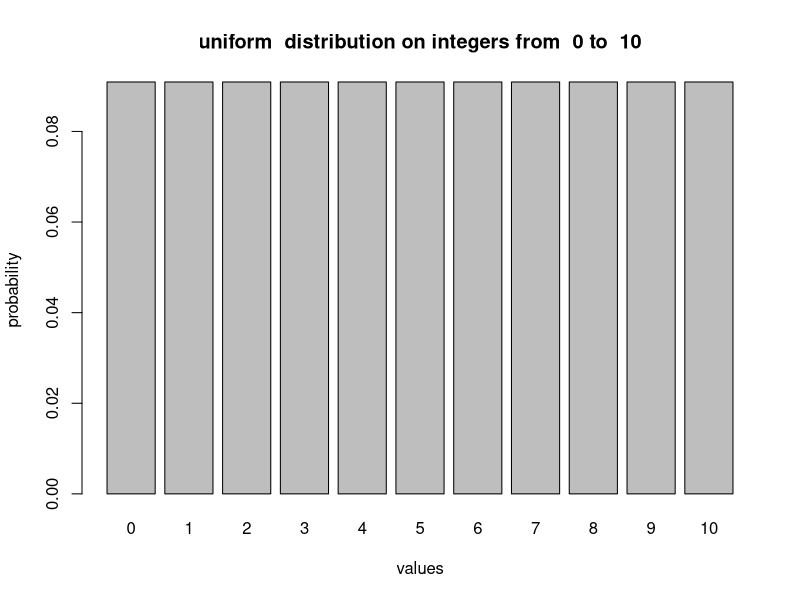
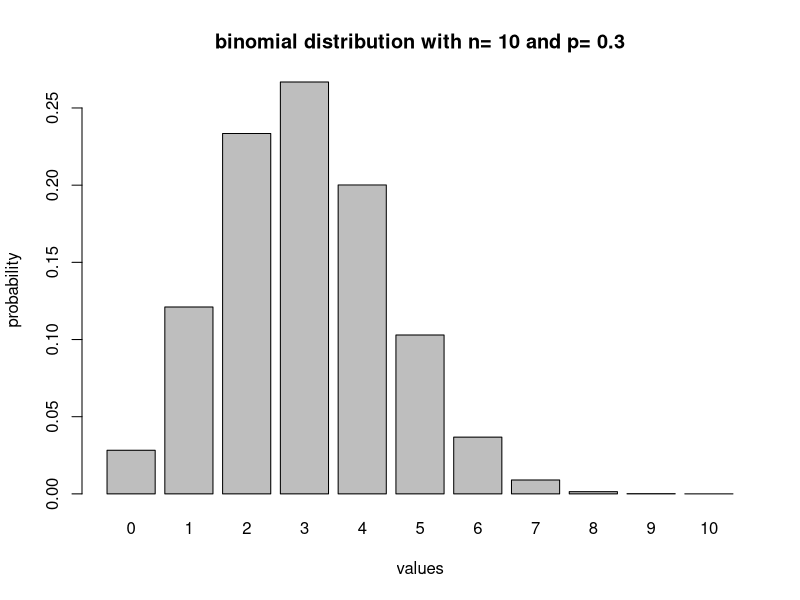
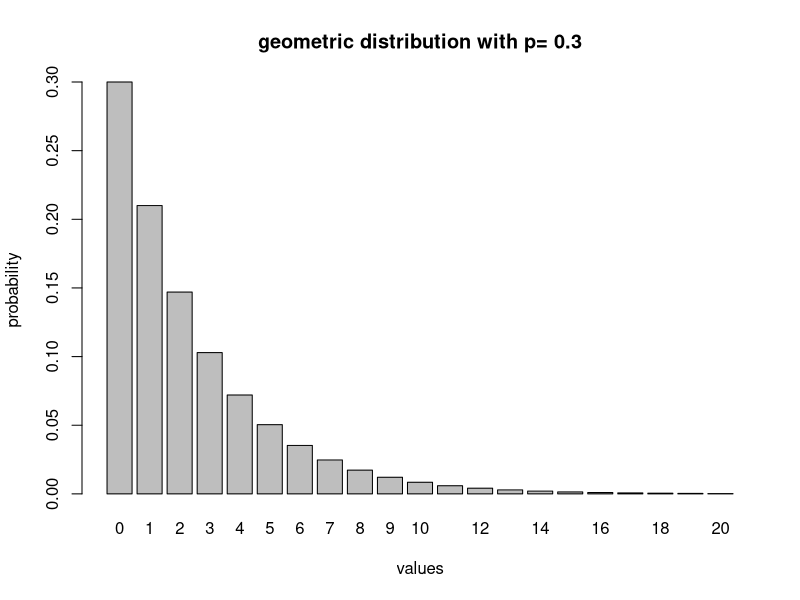
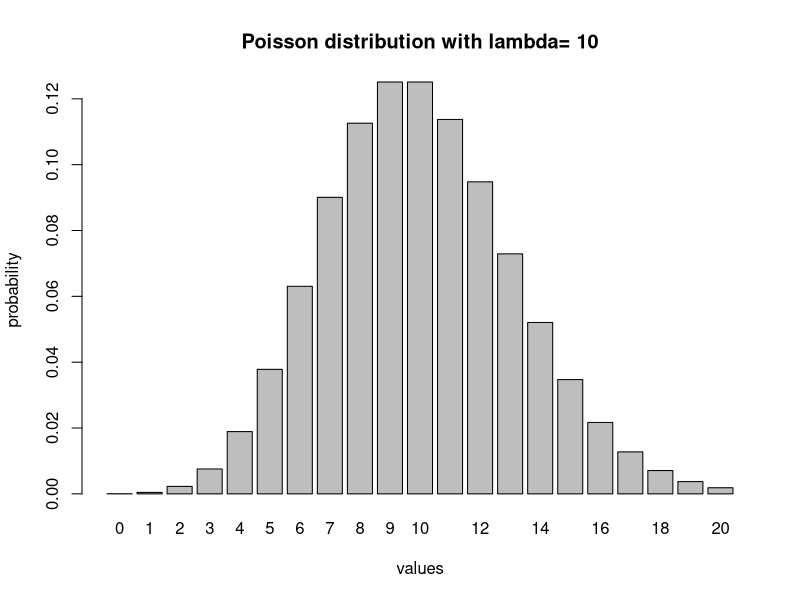
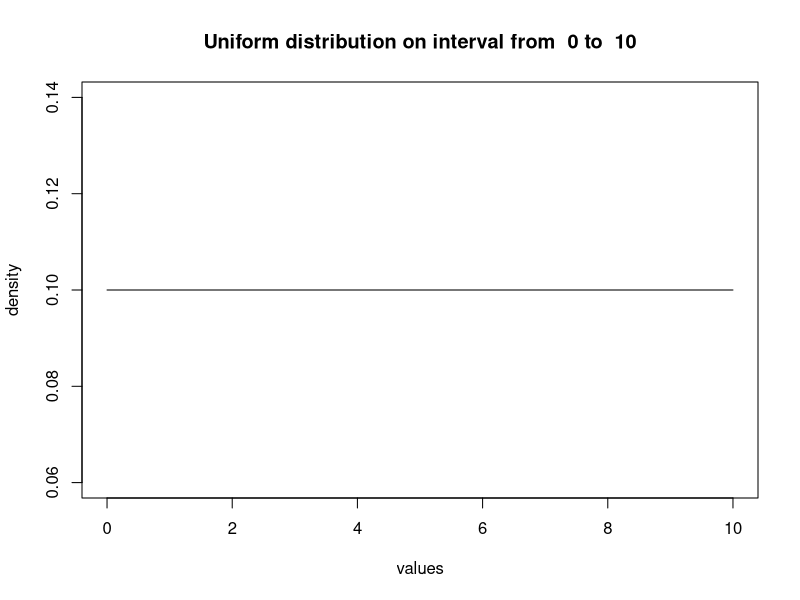
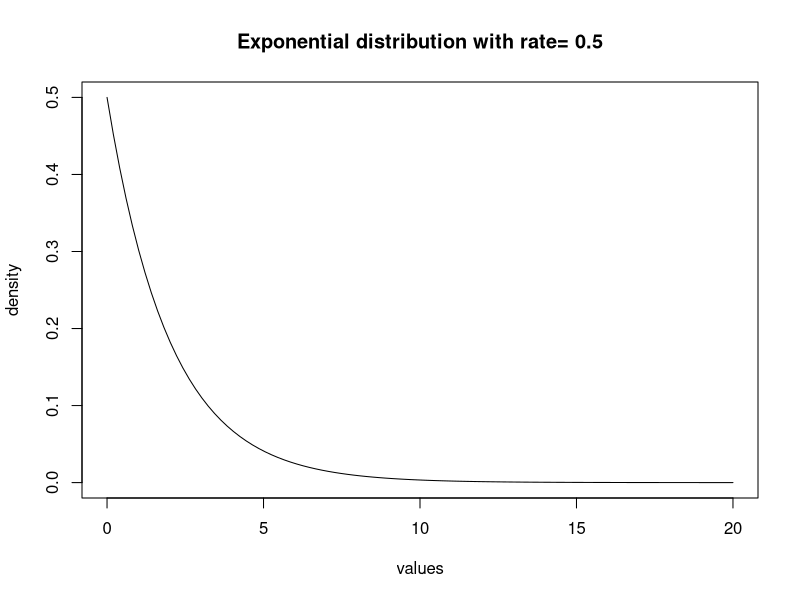
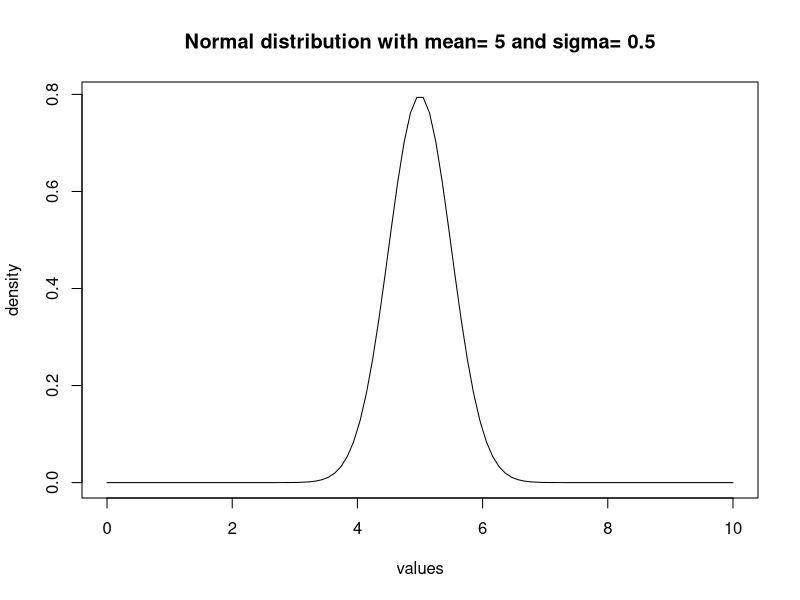
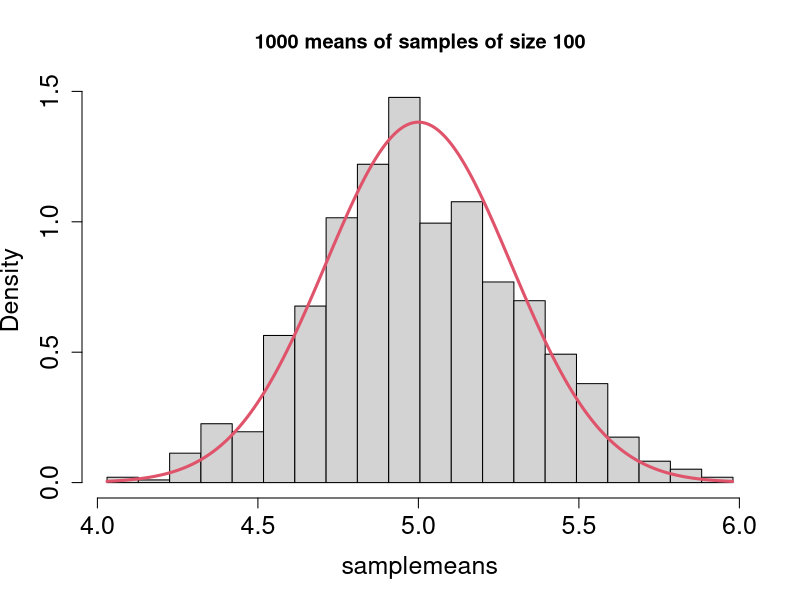

These charts were generated, in order, by the following R code:
## ---- chunk 1
low <- 0 # minimum value
high <- 10 # maximum value
values <- low:high # vector of discrete values of the RV
num <- length(values)
probs <- rep(1 / num, num) # uniform mass function vector
barplot(probs, names.arg = values, xlab = 'values', ylab = 'probability',
        main = paste("uniform  distribution on integers from ", low, "to ", high))
## ---- chunk 2
unif.exp <- sum(values*probs)
paste("The expected value of uniform distribution is", unif.exp)
unif.var <- sum((unif.exp - values)^2*probs)
paste("The variance of uniform distribution is", unif.var)
## ---- chunk 3
n <- 10 # the number of trials
p <- 0.3 # the probability of success in one trial
values <- 0:n # vector of discrete values of the binomial
probs <- dbinom(values, n, p)
barplot(probs, names.arg = values, xlab = 'values', ylab = 'probability',
        main = paste("binomial distribution with n=", n, "and p=", p))
## ---- chunk 4
bin.exp <- sum(values*probs)
paste("The expected value of binomial distribution is", bin.exp)
bin.var <- sum((bin.exp - values)^2*probs)
paste("The variance of binomial distribution is", bin.var)
## ---- chunk 5
p <- 0.3 # the probability of success
low <- 0 # minimum value
high <- 20 # maximum value
values <- low:high # vector of discrete values of the RV
probs <- dgeom(values, p)
barplot(probs, names.arg = values, xlab = 'values', ylab = 'probability', main = paste("geometric distribution with p=", p))
## ---- chunk 6
geom.exp <- sum(values*probs)
paste("The expected value of geometric distribution is", geom.exp)
geom.var <- sum((geom.exp - values)^2*probs)
paste("The variance of geometric distribution is", geom.var)
## ---- chunk 7
low <- 0 # minimum value
high <- 20 # maximum value
lambda <- 10 # Poisson rate
values <- low:high # vector of discrete values of the RV
probs <- dpois(values, lambda)
barplot(probs, names.arg = values, xlab = 'values', ylab = 'probability',
        main = paste("Poisson distribution with lambda=", lambda))
## ---- chunk 8
pois.exp <- sum(values*probs)
paste("The expected value of Poisson distribution is", pois.exp)
pois.var <- sum((pois.exp - values)^2*probs)
paste("The variance of Poisson distribution is", pois.var)
## ---- chunk 9
low <- 0 # minimum value
high <- 10 # maximum values
number <- 100
values <- seq(low, high, length.out = number) # vector of discrete values of the RV
probs <- dunif(values, min=low, max = high)
plot(values, probs, t='l', xlab = 'values', ylab = 'density',
        main = paste("Uniform distribution on interval from ", low, "to ", high))
## ---- chunk 10
n <- 1000 # sample size
unif.sample <- runif(n, low, high) # generate sample
unif.exp <- mean(unif.sample)
paste("The expected value of uniform distribution is", unif.exp)
unif.var <- var(unif.sample)
paste("The variance of uniform distribution is", unif.var)
## ---- chunk 11
low <- 0 # minimum value
high <- 20 # maximum values
number <- 100
r <- 0.5
values <- seq(low,high,length.out = number) # vactor of discrete values of the RV
probs <- dexp(values, r)
plot(values, probs, t='l', xlab = 'values', ylab = 'density',
        main = paste("Exponential distribution with rate=", r))
## ---- chunk 12
n <- 1000 # sample size
exp.sample <- rexp(n, r) # generate sample
exp.exp <- mean(exp.sample)
paste("The expected value of exponential distribution is", exp.exp)
exp.var <- var(exp.sample)
paste("The variance of exponential distribution is", exp.var)
## ---- chunk 13
low <- 0 # minimum value
high <- 10 # maximum values
number <- 100
mu <- 5
sigma <- 0.5 
values <- seq(low,high,length.out = number) # vactor of discrete values of the RV
probs <- dnorm(values, mu, sigma)
plot(values, probs, t='l',xlab = 'values', ylab = 'density',
        main = paste("Normal distribution with mean=", mu, "and sigma=", sigma))
## ---- chunk 14
n <- 1000 # sample size
norm.sample <- rnorm(n, mu, sigma) # generate sample
norm.exp <- mean(norm.sample)
paste("The expected value of normal distribution is", norm.exp)
norm.var <- var(norm.sample)
paste("The variance of normal distribution is", norm.var)
## ---- chunk 15
numsamples <- 1000
size <- 100
# compute mean for different samples
samplemeans <- replicate(n = numsamples, mean(sample(0:10, size, replace = TRUE)))
break_points <- seq(min(samplemeans), max(samplemeans), 
                    (max(samplemeans) - min(samplemeans)) / 20)
hist(samplemeans, breaks = break_points, freq = FALSE, 
     cex.axis = 1.5, cex.lab = 1.5,
     main= '1000 means of samples of size 100')
sigma <- 10 / sqrt(12) / sqrt(size)
mu <- 5
range <- seq(min(samplemeans), max(samplemeans), sigma / 100)
lines(range, 
      dnorm(range, mu, sigma),
      t = 'l', lwd = 3, col = 2, lty = 1, cex.axis = 1.5, cex.lab = 1.5)
## ---- chunk 16
# Computing confidence intervals
qnorm(0.5) # the value that divides the density function in two
qnorm(0.95) # the value such that 95% of density is to its left 
size <- 100 # sample size
alpha <- 0.95 # significance level
sample <- runif(size)
s <- sd(sample) / sqrt(size) # standard error
z <- qnorm((1 - alpha) / 2) # z-value
left <- mean(sample) + s * z
right <- mean(sample) - s * z
print(right)
print(left)
## ---- chunk 17
library(tidyverse)
library(palmerpenguins)
str(penguins)
## ---- chunk 18
ggplot(penguins) +
  aes(x = flipper_length_mm, color = sex, fill=sex) + geom_histogram(alpha = 0.5, position = "identity")
## ---- chunk 19
ggplot(penguins) +
  aes(x = flipper_length_mm, color = species, fill=species) + geom_histogram(alpha = 0.5, position = "identity")
## ---- chunk 20
library(fitdistrplus)
test_data <- tibble(x = rnorm(n = 500, mean = 3, sd = 1.5))
# example: find best-fitting Normal
my_normal <- fitdistr(test_data$x, densfun = "normal")
# note the slight discrepancies
print(my_normal)
ggplot(test_data, aes(sample = x)) +
  stat_qq(distribution = qnorm, dparams = my_normal$estimate) +
  stat_qq_line(distribution = qnorm, dparams = my_normal$estimate) +
  geom_abline(intercept = 0, slope = 1, linetype = 2, col = "red") +
  ggtitle("Q-Q plot assuming best-fitting Normal distribution")
## ---- chunk 21
dataset <- penguins %>%  dplyr::filter(sex == 'female') %>% drop_na() %>%  dplyr::select(flipper_length_mm) 
my_normal <- fitdistr(x = as_vector(dataset), densfun = "normal")
# note the slight discrepancies
print(my_normal)
ggplot(dataset, aes(sample = flipper_length_mm)) +
  stat_qq(distribution = qnorm, dparams = my_normal$estimate) +
  stat_qq_line(distribution = qnorm, dparams = my_normal$estimate) +
  geom_abline(intercept = 0, slope = 1, linetype = 2, col = "red") +
  ggtitle("Q-Q plot assuming best-fitting Normal distribution of flipper lenth for female penguins")


dataset <- penguins %>%  dplyr::filter(sex == 'male') %>% drop_na() %>%  dplyr::select(flipper_length_mm) 
my_normal <- fitdistr(x = as_vector(dataset), densfun = "normal")
# note the slight discrepancies
print(my_normal)
ggplot(dataset, aes(sample = flipper_length_mm)) +
  stat_qq(distribution = qnorm, dparams = my_normal$estimate) +
  stat_qq_line(distribution = qnorm, dparams = my_normal$estimate) +
  geom_abline(intercept = 0, slope = 1, linetype = 2, col = "red") +
  ggtitle("Q-Q plot assuming best-fitting Normal distribution of flipper lenth for male penguins")
